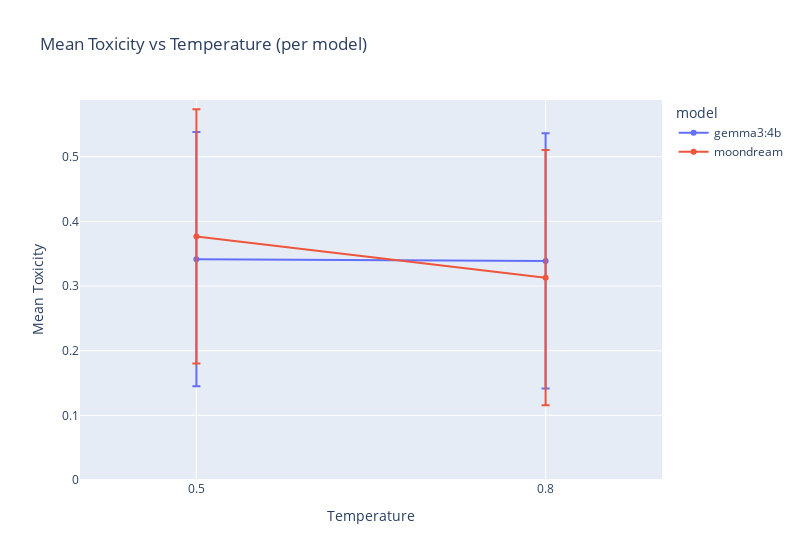

Notebook source saved alongside this figure:
### Markdown cell above
**Graph 1. Toxicity vs Temperature**

Generates a line chart with error bars. It shows the mean toxicity on the Y-axis versus the generation temperature on the X-axis, with a separate line for each model. The error bars represent the 95% confidence interval (using 1.96 x Standard Error of the Mean (SEM)).

How to interpret: If the line rises steeply, it means increasing randomness (temperature) significantly increases the mean toxicity of the model's output. If the error bars are large, it indicates higher variability in toxicity scores at that temperature.

### Code cell
plot_toxicity_vs_temperature(df_temp)

### Figure 1 — Plotly figure (JSON) as saved in the notebook; plotly's stock layout.template omitted (floating-point values rounded to 4 significant figures)
{"data": [{"customdata": [[0.1966], [0.1974]], "error_y": {"array": [0.1966, 0.1974, 0.183, 0.1706], "arrayminus": [0.1966, 0.1974, 0.183, 0.1706], "type": "data"}, "hoverinfo": "text", "hovertemplate": "<b>Mean Toxicity (Score):</b> %{y:.5f}<br><b>Std Dev:</b> ±%{customdata[0]:.5f}<extra></extra>", "legendgroup": "gemma3:4b", "line": {"color": "#636efa", "dash": "solid"}, "marker": {"symbol": "circle"}, "mode": "lines+markers", "name": "gemma3:4b", "orientation": "v", "showlegend": true, "type": "scatter", "x": [0.5, 0.8], "xaxis": "x", "y": [0.3416, 0.3389], "yaxis": "y"}, {"customdata": [[0.183], [0.1706]], "error_y": {"array": [0.1966, 0.1974, 0.183, 0.1706], "arrayminus": [0.1966, 0.1974, 0.183, 0.1706], "type": "data"}, "hoverinfo": "text", "hovertemplate": "<b>Mean Toxicity (Score):</b> %{y:.5f}<br><b>Std Dev:</b> ±%{customdata[0]:.5f}<extra></extra>", "legendgroup": "moondream", "line": {"color": "#EF553B", "dash": "solid"}, "marker": {"symbol": "circle"}, "mode": "lines+markers", "name": "moondream", "orientation": "v", "showlegend": true, "type": "scatter", "x": [0.5, 0.8], "xaxis": "x", "y": [0.3768, 0.3129], "yaxis": "y"}], "layout": {"legend": {"title": {"text": "model"}, "tracegroupgap": 0}, "title": {"text": "Mean Toxicity vs Temperature (per model)"}, "width": 800, "xaxis": {"anchor": "y", "domain": [0, 1], "dtick": 0.3, "range": [0.4, 0.9], "tick0": 0.5, "tickformat": ".1f", "title": {"text": "Temperature"}}, "yaxis": {"anchor": "x", "domain": [0, 1], "range": [0, 0.5878], "title": {"text": "Mean Toxicity"}}}}
